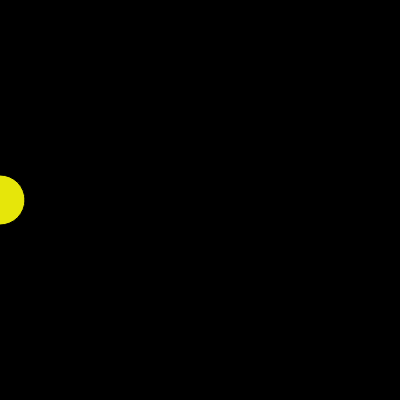
Frame 1 (no input)
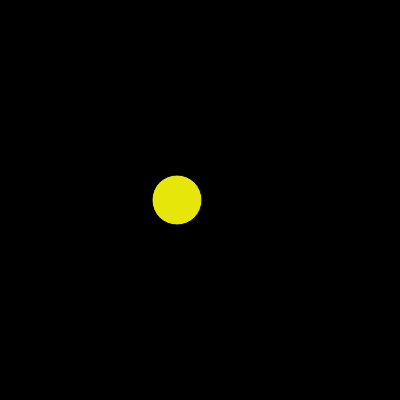
Frame 60 (no input)
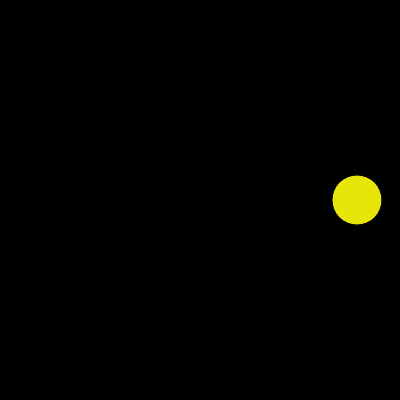
Frame 120 (the mouse pressed at the canvas centre since frame 60)

The p5.js sketch that drew these frames (run headless with seeded random() and noise() and a simulated clock; from frame 60 on, the mouse is pressed at the canvas centre):

// p5.js sketch
// ── sketch.js
/*
Dongjoon.Hyun
Move an object exercise
spring.2020.4.10
\
*/
let x = 0
let y = 200
function setup() {
  createCanvas(400, 400);
}

function draw() {
  background(0);
  fill(230,230,10)
  
  circle(x,y,50)
  
  x =(x+3)% 400

  
}
